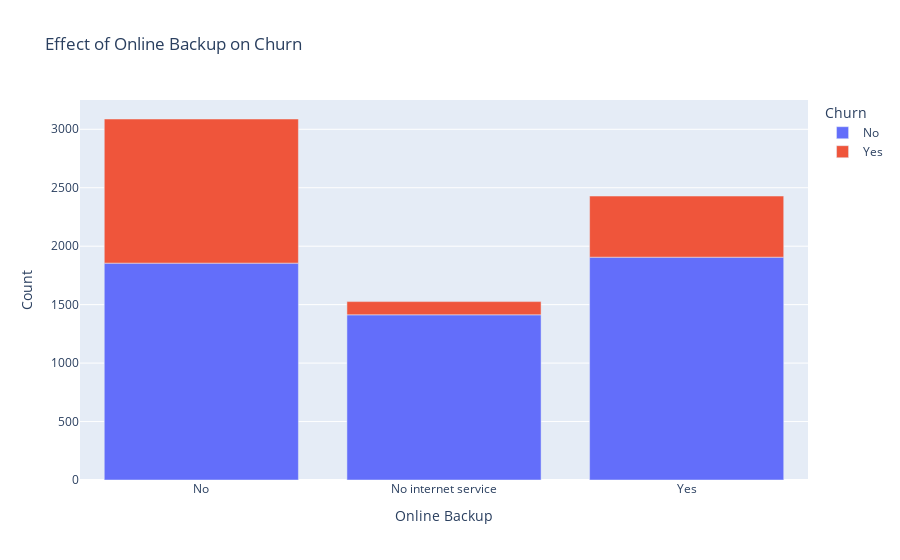

The cell this chart's notebook holds for it:
### Markdown cell above
Not having Online Security enabled in the Internet does lead to more Churn.

### Code cell
temp = telco_data.groupby(['OnlineBackup', 'Churn']).count()['customerID'].reset_index()
fig = px.bar(temp, x='OnlineBackup', y='customerID', color='Churn'
            , labels={
                     'Churn': 'Churn',
                     'customerID': 'Count',
                     'OnlineBackup': 'Online Backup'
            }
            , title='Effect of Online Backup on Churn')
iplot(fig)

### Figure 1 — Plotly figure (JSON) as saved in the notebook; plotly's stock layout.template omitted (floating-point values rounded to 4 significant figures)
{"data": [{"alignmentgroup": "True", "hovertemplate": "Churn=No<br>Online Backup=%{x}<br>Count=%{y}<extra></extra>", "legendgroup": "No", "marker": {"color": "#636efa", "pattern": {"shape": ""}}, "name": "No", "offsetgroup": "No", "orientation": "v", "showlegend": true, "textposition": "auto", "type": "bar", "x": ["No", "No internet service", "Yes"], "xaxis": "x", "y": [1855, 1413, 1906], "yaxis": "y"}, {"alignmentgroup": "True", "hovertemplate": "Churn=Yes<br>Online Backup=%{x}<br>Count=%{y}<extra></extra>", "legendgroup": "Yes", "marker": {"color": "#EF553B", "pattern": {"shape": ""}}, "name": "Yes", "offsetgroup": "Yes", "orientation": "v", "showlegend": true, "textposition": "auto", "type": "bar", "x": ["No", "No internet service", "Yes"], "xaxis": "x", "y": [1233, 113, 523], "yaxis": "y"}], "layout": {"barmode": "relative", "legend": {"title": {"text": "Churn"}, "tracegroupgap": 0}, "title": {"text": "Effect of Online Backup on Churn"}, "xaxis": {"anchor": "y", "domain": [0, 1], "title": {"text": "Online Backup"}}, "yaxis": {"anchor": "x", "domain": [0, 1], "title": {"text": "Count"}}}}
